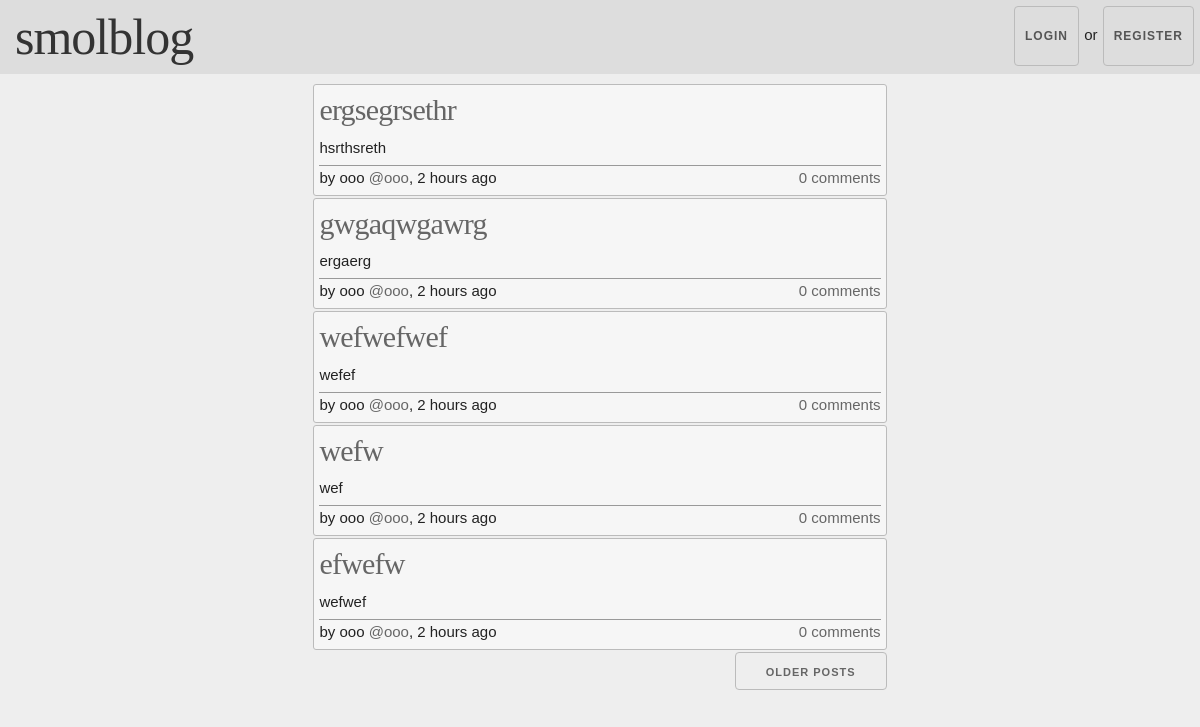
The page /index on the database as committed earlier.
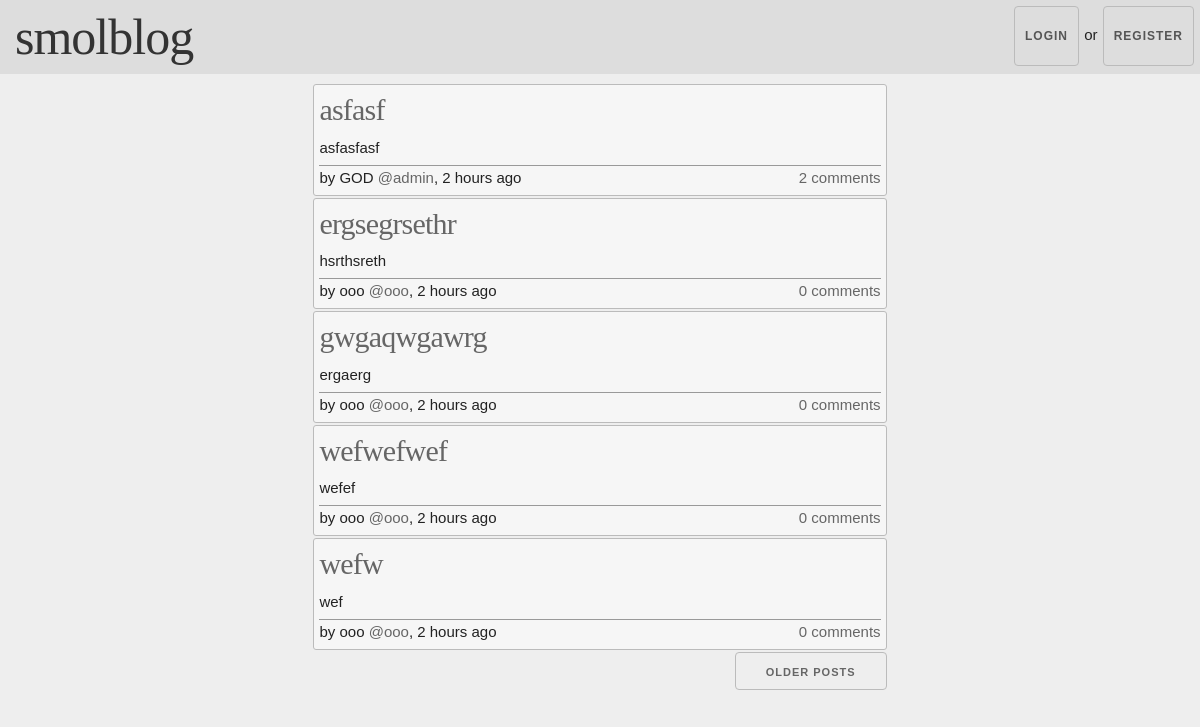
The same page on the database as committed later.
### app/models.py (models this page shows, shortened)
class Post(db.Model):
    id = db.Column(db.Integer, primary_key=True)
    title = db.Column(db.String(40), nullable=False)
    body = db.Column(db.String(300))
    timestamp = db.Column(db.DateTime, index=True, default=datetime.utcnow)
    user_id = db.Column(db.Integer, db.ForeignKey('user.id'))
    comments = db.relationship('Comment', backref='post', lazy='dynamic')

class User(UserMixin, db.Model):
    id = db.Column(db.Integer, primary_key=True)
    username = db.Column(db.String(64), index=True, unique=True)
    password_hash = db.Column(db.String(128))
    nickname = db.Column(db.String(40), default=same_as('username'))
    about_me = db.Column(db.String(300))
    posts = db.relationship('Post', backref='author', lazy='dynamic')
    comments = db.relationship('Comment', backref='author', lazy='dynamic')
    followed = db.relationship(
        'User', secondary=followers,
        primaryjoin=(followers.c.follower_id == id),
        secondaryjoin=(followers.c.followed_id == id),
        backref=db.backref('followers', lazy='dynamic'), lazy='dynamic')

### app/routes.py (the view)
@app.route('/', methods=['GET', 'POST'])
@app.route('/index', methods=['GET', 'POST'])
def index():
    form = None
    if current_user.is_authenticated:
        form = PostForm()
    if not form is None and form.validate_on_submit():
        post = Post(title=form.title.data, body=form.body.data, author=current_user)
        db.session.add(post)
        db.session.commit()
        flash('Your post is live!')
        return redirect(url_for('index'))
    page = request.args.get('page', 1, type=int)
    posts = Post.query.order_by(Post.timestamp.desc()).paginate(
        page, app.config['POSTS_PER_PAGE'], False)
    next_url = url_for('index', page=posts.next_num) \
        if posts.has_next else None
    prev_url = url_for('index', page=posts.prev_num) \
        if posts.has_prev else None
    return render_template('index.html', title='Home', form=form, posts=posts.items,
                                         next_url=next_url, prev_url=prev_url)

### app/templates/index.html (shortened to what this page needs)
{% extends "base.html" %}
{% block content %}
  <div class="posts row">
  {% for post in posts %}
    {% include '_post.html' %}
  {% endfor %}
  </div>
  <div class="row">
    {% if next_url %}
    <a class="button u-pull-right" href="{{ next_url}}">Older posts</a>
    {% endif %}
  </div>
{% endblock %}

### app/templates/_post.html (shortened to what this page needs)
<div class="post row">
  <div class="post-title twelve columns">
    <h4><a href="{{ url_for('view_post', post_id=post.id) }}">{{ post.title }}</a></h4>
  </div>
  <div class="post-body twelve columns">
    <p>{{ post.body }}</p>
  </div>
  <div class="post-links row twelve columns">
    <div class="author six columns">
      {% if current_user==post.author %}
      <p>by you, {{ moment(post.timestamp).fromNow() }}</p>
      {% else %}
      <p>by {{ post.author.nickname }} <a href="{{ url_for('view_profile', user_id=post.author.id) }}">@{{ post.author.username }}</a>, {{ moment(post.timestamp).fromNow() }}</p>
      {% endif %}
    </div>
    <div class="comments-count six columns u-pull-right">
      <a class="u-pull-right" href="{{ url_for('view_post', post_id=post.id) }}">{{ post.comments.count() }} comments</a>
    </div>
  </div>
</div>

Rows that differ between the two databases and show on the page:
no longer on this page (row unchanged): Post: title "efwefw", body "wefwef", author.nickname "ooo", author.username "ooo", timestamp "2 hours ago", comments.count "0"
added Post: title "asfasf", body "asfasfasf", author.nickname "GOD", author.username "admin", timestamp "2 hours ago", comments.count "2"
